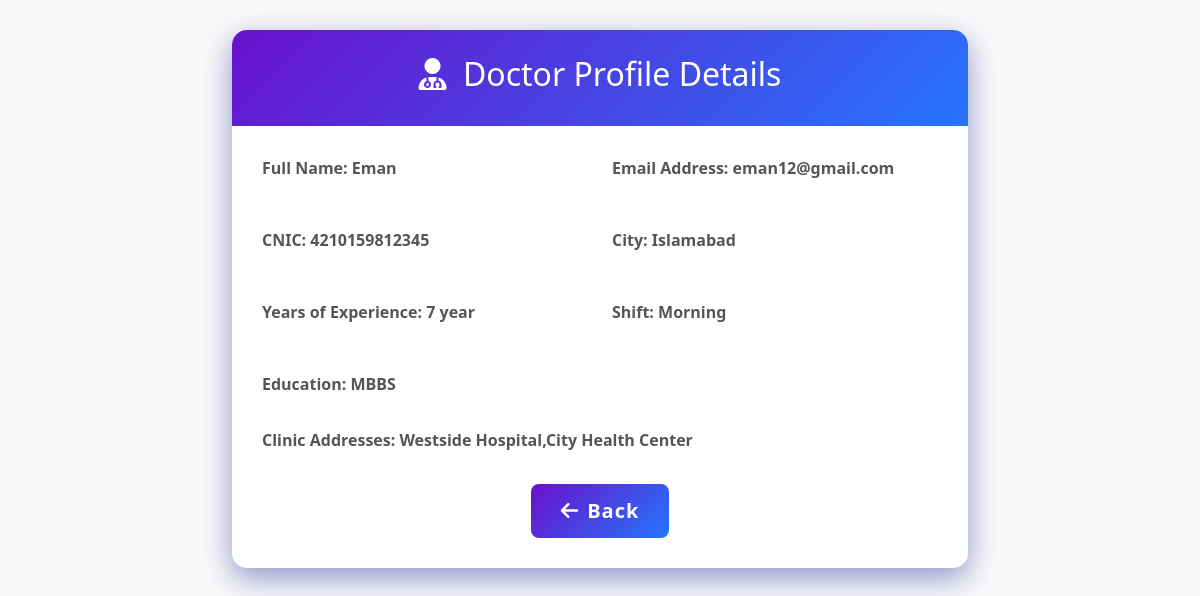
Screenshot of /doctor/view.php?viewid=8 (signed in) with the database file from the repository.
### tables this page shows
CREATE TABLE `doctor` (
  `id` int(11) NOT NULL,
  `name` varchar(255) NOT NULL,
  `email` varchar(255) NOT NULL,
  `phone` varchar(255) NOT NULL,
  `gender` varchar(255) NOT NULL,
  `DOB` date NOT NULL,
  `city` int(11) NOT NULL,
  `CNIC` varchar(13) NOT NULL,
  `education` varchar(255) NOT NULL,
  `experience` text NOT NULL,
  `speciality` int(11) NOT NULL,
  `shift` varchar(255) NOT NULL,
  `address` varchar(255) NOT NULL,
  `drimage` varchar(255) NOT NULL
);

CREATE TABLE `city` (
  `ct_id` int(11) NOT NULL,
  `city_name` varchar(225) NOT NULL
);

### doctor/view.php (the view, shortened to what this page needs)
<?php
include "../connection.php";
    if(isset($_GET['viewid'])){
        $upid = $_GET['viewid'];
        $query = "SELECT * FROM doctor WHERE id='$upid'";
        $result = mysqli_query($con, $query);
        $doctor = mysqli_fetch_assoc($result);
        $email = $doctor['email'];
        $name = $doctor['name'];
        $cnic = $doctor['CNIC'];
        $city = $doctor['city'];
        $experience = $doctor['experience'];
        $shift = $doctor['shift'];
        $educate = $doctor['education'];
        $address = $doctor['address'];
        $query23 = "SELECT ct_id, city_name FROM city where ct_id='$city'";
         $result12 = mysqli_query($con, $query23);
         $city_name = mysqli_fetch_assoc($result12);
         $city_name = $city_name['city_name'];
        ?>
<!DOCTYPE html>
<html lang="en">
<head>
    <link href="https://cdn.jsdelivr.net/npm/bootstrap@5.3.0/dist/css/bootstrap.min.css" rel="stylesheet">
    <link rel="stylesheet" href="https://cdnjs.cloudflare.com/ajax/libs/animate.css/4.1.1/animate.min.css">
    <link rel="stylesheet" href="https://cdnjs.cloudflare.com/ajax/libs/font-awesome/6.4.0/css/all.min.css">
</head>
<body>
    <div class="container">
        <div class="row justify-content-center">
            <div class="col-lg-8">
                <div class="form-container animate__animated animate__fadeInUp">
                    <div class="form-header animate__animated animate__fadeIn">
                        <h2><i class="fas fa-user-md me-2"></i> Doctor Profile Details</h2>
                    </div>
                    <div class="form-body">
                        <form>
                            <div class="row mb-4">
                                <div class="col-md-6 mb-3 animate__animated animate__fadeInLeft">
                                    <label for="name" class="form-label">Full Name: <?php echo $name; ?></label>
                                </div>
                                <div class="col-md-6 mb-3 animate__animated animate__fadeInRight">
                                    <label for="email" class="form-label">Email Address: <?php echo $email; ?></label>
                                </div>
                            </div>
                            <div class="row mb-4">
                                <div class="col-md-6 mb-3 animate__animated animate__fadeInLeft">
                                    <label for="phone" class="form-label">CNIC: <?php echo $cnic; ?></label>
                                </div>
                                <div class="col-md-6 mb-3 animate__animated animate__fadeInRight">
                                    <label for="city" class="form-label">City: <?php echo $city_name; ?></label>
                                </div>
                            </div>
                            <div class="row mb-4">
                                <div class="col-md-6 mb-3 animate__animated animate__fadeInLeft">
                                    <label for="experience" class="form-label">Years of Experience: <?php echo $experience?></label>
                                </div>
                                <div class="col-md-6 mb-3 animate__animated animate__fadeInRight">
                                    <label for="shift" class="form-label">Shift: <?php echo $shift; ?></label>
                                </div>
                            </div>
                            <div class="mb-4 animate__animated animate__fadeInUp">
                                <label for="education" class="form-label">Education: <?php echo $educate?></label>
                            </div>
                            <div class="mb-4 animate__animated animate__fadeInUp">
                                <label class="form-label">Clinic Addresses: <?php echo $address; ?> </label>
                            </div>
                                  <?php
    }
?>
                     <div class="text-center mt-4 animate__animated animate__fadeInUp">
                            <a href="settings.php" class="btn btn-update btn-lg text-white">
                                <i class="fas fa-arrow-left me-2"></i>Back
                               </a>
                     </div>
                        </form>
                    </div>
                </div>
            </div>
        </div>
    </div>
</body>
</html>

### doctor/view.php (style rules this page uses)
body { background-color: #f8f9fa; font-family: 'Segoe UI', Tahoma, Geneva, Verdana, sans-serif; }
.form-container { background: white; border-radius: 15px; box-shadow: 0 10px 30px rgba(3, 12, 131, 0.42); overflow: hidden; margin-top: 30px; margin-bottom: 30px; transition: all 0.3s ease; }
.form-header { background: linear-gradient(135deg, #6a11cb 0%, #2575fc 100%); color: white; padding: 25px; text-align: center; }
.form-body { padding: 30px; }
.btn-update { background: linear-gradient(135deg, #6a11cb 0%, #2575fc 100%); border: none; padding: 12px 30px; font-weight: 600; letter-spacing: 1px; transition: all 0.3s; }
.form-label { font-weight: 600; margin-bottom: 8px; color: #555; }

### rows the page displays
doctor: name "Eman", email "eman12@gmail.com", CNIC "4210159812345", experience "7 year", shift "Morning", education "MBBS", address "Westside Hospital,City Health Center"
city: city_name "Islamabad"
